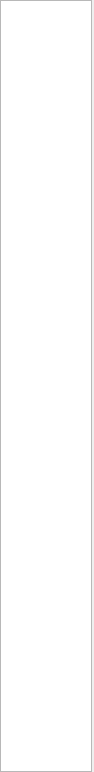
<?xml version="1.0" encoding="UTF-8"?>
<ui version="4.0">
 <class>DiffStatusWinClass</class>
 <widget class="QWidget" name="DiffStatusWinClass">
  <property name="geometry">
   <rect>
    <x>0</x>
    <y>0</y>
    <width>94</width>
    <height>772</height>
   </rect>
  </property>
  <property name="minimumSize">
   <size>
    <width>50</width>
    <height>200</height>
   </size>
  </property>
  <property name="maximumSize">
   <size>
    <width>94</width>
    <height>16777215</height>
   </size>
  </property>
  <property name="windowTitle">
   <string>DIFF</string>
  </property>
  <layout class="QVBoxLayout" name="verticalLayout">
   <property name="spacing">
    <number>0</number>
   </property>
   <property name="leftMargin">
    <number>0</number>
   </property>
   <property name="topMargin">
    <number>0</number>
   </property>
   <property name="rightMargin">
    <number>2</number>
   </property>
   <property name="bottomMargin">
    <number>0</number>
   </property>
   <item>
    <widget class="QGraphicsView" name="graphicsView">
     <property name="verticalScrollBarPolicy">
      <enum>Qt::ScrollBarAlwaysOff</enum>
     </property>
     <property name="horizontalScrollBarPolicy">
      <enum>Qt::ScrollBarAlwaysOff</enum>
     </property>
     <property name="sizeAdjustPolicy">
      <enum>QAbstractScrollArea::AdjustToContents</enum>
     </property>
     <property name="alignment">
      <set>Qt::AlignLeading|Qt::AlignLeft|Qt::AlignTop</set>
     </property>
    </widget>
   </item>
  </layout>
 </widget>
 <layoutdefault spacing="6" margin="11"/>
 <resources/>
 <connections/>
</ui>
